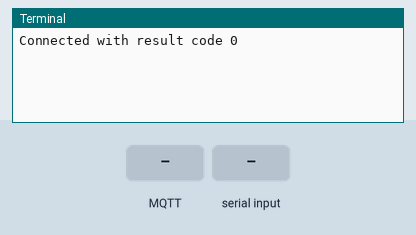
This program was run on a simulated Raspberry Pi (BCM pin numbers). Parts: the last lines printed to the terminal. The inputs (shaded band) are chosen by the test bench. No MQTT or app messages arrive unless stated; threads take turns every 2 ms.

Above: at 1.3 s.
1.4 s: MQTT message "target" arrives on the first subscribed topic
At 2.4 s:
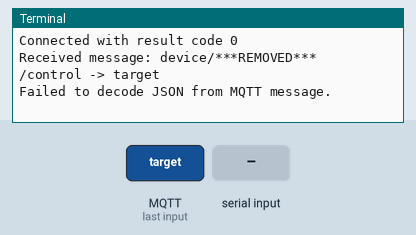
2.9 s: "target\n" received over the second serial link
At 4.3 s:
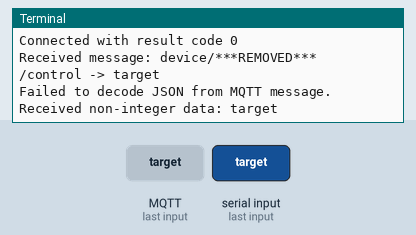
4.6 s: MQTT message "control" arrives on the first subscribed topic
At 5.8 s:
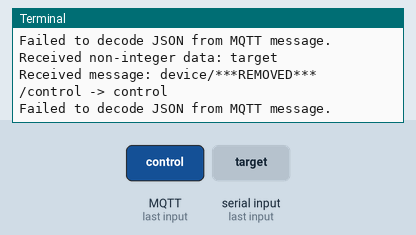
6.1 s: "control\n" received over the second serial link
At 6.7 s:
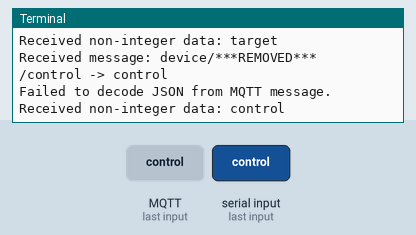
7.6 s: MQTT message "red" arrives on the first subscribed topic
At 8.3 s:
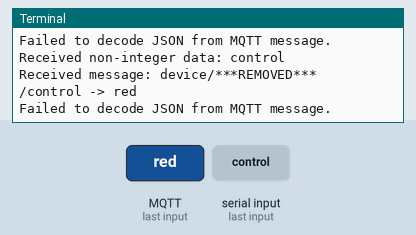
9.1 s: "red\n" received over the second serial link
At 10.2 s:
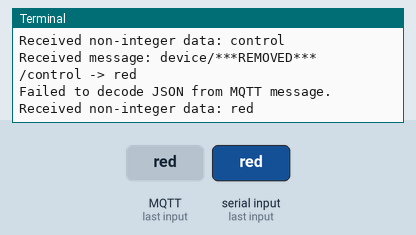

The program:

integ_test6_1113.py
```python
import time
import json
import struct
import serial
from gpiozero import DistanceSensor
import paho.mqtt.client as mqtt
import threading

# MQTT 설정
#mqtt_broker = "192.168.100.104"
mqtt_broker = "k11c106.p.ssafy.io"
mqtt_port = 1883
mqtt_topic = "device/***REMOVED*** /data"      # 데이터를 송신할 토픽
control_topic = "device/***REMOVED*** /control"  # 데이터를 수신할 토픽

client = mqtt.Client()
#client.username_pw_set(username="rpi5", password="ssafyi11C102!!")
client.username_pw_set(username="***REMOVED*** ", password="***REMOVED*** ")

driverId = 1
driverStatus = "NORMAL"
cordX = 123
cordY = 123

# 라즈베리 파이에서 UART 신호를 수신하기 위한 설정
ser = serial.Serial('/dev/ttyAMA0', baudrate=9600, timeout=1)

def on_connect(client, userdata, flags, rc):

    if rc == 0:
        print("Connected with result code " + str(rc))
        client.subscribe(control_topic)  # 데이터를 수신할 토픽 구독

    else:
        print("Failed to connect, return code " + str(rc))

def on_disconnect(client, userdata, rc):
    print("Disconnected with result code " + str(rc))

def on_message(client, userdata, msg):

    # 메시지 수신 시 호출되는 콜백 함수
    print(f"Received message: {msg.topic} -> {msg.payload.decode()}")

    # 수신한 메시지를 JSON으로 파싱하고, UART로 전송할 배열로 변환
    try:
        payload = json.loads(msg.payload.decode())  # JSON 문자열을 파이썬 딕셔너리로 변환

        print(f"Received payload: {payload}")  # 수신한 메시지를 출력

        # UART로 전송할 배열 데이터 추출 (필요한 값만 가져오도록 조정 가능)
        #기본 값은 0으로 설정
        uart_array = [
            payload.get('target', 0),
            payload.get('control', 0),
            payload.get('red', 0),
            payload.get('green', 0),
            payload.get('blue', 0),
            payload.get('brightness', 0),
            int(payload.get('abnormal', 0)),
            payload.get('value8', 0),
            #payload.get('value9', 0)
        ]

        # 배열 데이터를 UART로 전송
        uart_bytes = struct.pack(f'{len(uart_array)}B', *uart_array)
        ser.write(uart_bytes)
        print(f"Sent array via UART: {uart_array}")

    except json.JSONDecodeError:
        print("Failed to decode JSON from MQTT message.")

    except Exception as e:
        print(f"Failed to send via UART: {e}")

def read_uart():

    while True:

        if ser.in_waiting > 0:  # 수신된 데이터가 있는지 확인

            try:
                # 모든 수신된 데이터 읽기
                data = ser.readline().decode('utf-8').strip()  # 라인 단위로 읽기
                if data:
                    emg_value = int(data)  # 데이터를 정수로 변환
                    print(f"Received ADC Value: {emg_value}")  # 수신된 데이터 출력

                    # 받은 UART 데이터를 MQTT로 발행
                    payload = {
                        "deiverId" : driverId,
                        "driverStatus" : driverStatus,
                        "coordinateX" : cordX,
                        "coordinateY" : cordY,
                        "emg": emg_value,
                    }

                    client.publish(mqtt_topic, json.dumps(payload), qos=1)
                    print(f"Published via MQTT: {payload}")

                    # UART로 배열 데이터 전송
                    #uart_array = [1, 2, 3, 4, 5, 6, 7, 8]  # 예시 배열 데이터
                    #uart_bytes = struct.pack(f'{len(uart_array)}B', *uart_array)
                    #ser.write(uart_bytes)
                    #print(f"Sent array via UART: {uart_array}")

            except ValueError:
                print(f"Received non-integer data: {data}")  # 비정수 데이터 오류 처리

            except UnicodeDecodeError:
                print("Error decoding data")  # 디코딩 오류 처리

        time.sleep(1)  # 데이터를 읽는 간격 줄임

client.on_connect = on_connect
client.on_disconnect = on_disconnect
client.on_message = on_message

# MQTT 브로커에 연결
try:
    client.connect(mqtt_broker, mqtt_port, 60)
    client.loop_start()

except Exception as e:
    print(f"Could not connect to MQTT Broker: {e}")
    exit()

# UART 데이터 읽기 스레드 시작
uart_thread = threading.Thread(target=read_uart)
uart_thread.daemon = True
uart_thread.start()

# 센서 데이터 수집 및 MQTT 발행
try:
     while True:
         time.sleep(1)

except KeyboardInterrupt:
    print("종료")

finally:
    # MQTT 연결 종료
    client.disconnect()
    client.loop_stop()
    ser.close()
```

Measured:
- after the input at 1.4 s, the terminal: prints a new line at once (image 1)
- after the input at 2.9 s, the terminal: prints a new line after 0.25 s (image 2)
- after the input at 4.6 s, the terminal: prints a new line at once (image 3)
- after the input at 6.1 s, the terminal: prints a new line after 0.05 s (image 4)
- after the input at 7.6 s, the terminal: prints a new line at once (image 5)
- after the input at 9.1 s, the terminal: prints a new line after 0.05 s (image 6)
